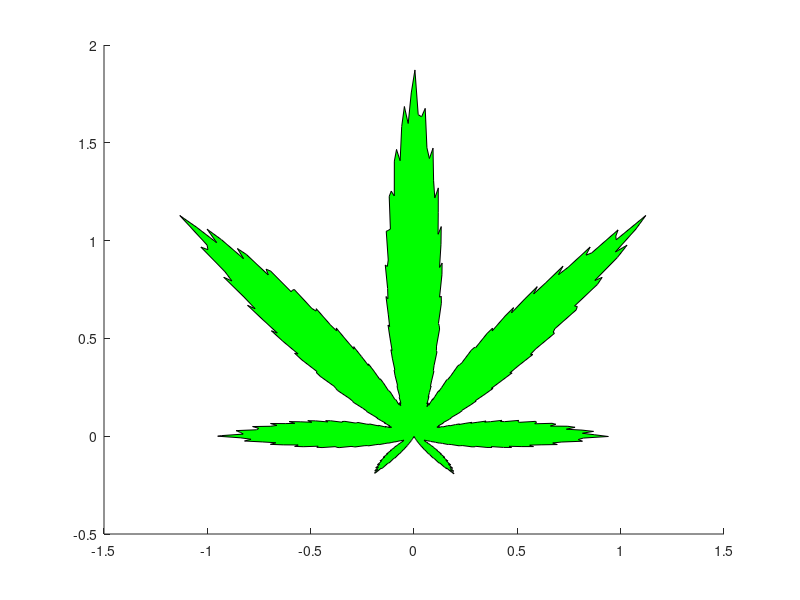

Reproduce this figure in MATLAB.
t = -pi:0.01:pi;
rho = (1+sin(t)).*(1-0.9.*abs(sin(4*t))).*(0.9+0.05*cos(200*t));
x = rho.*cos(t);
y = rho.*sin(t);
patch(x,y,'g')
